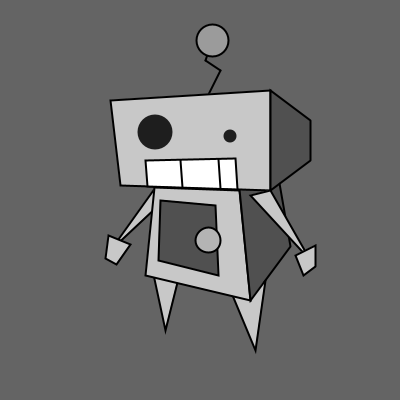
Frame 1 (no input)
Frame 60 (the mouse pressed at the canvas centre just before this capture): identical to frame 1, image omitted
Frame 120 (the mouse held since frame 60 and released just before this capture): identical to frame 1, image omitted

The Processing sketch that drew this single still picture (run headless with seeded random() and noise(); from frame 60 on, the mouse is pressed at the canvas centre):

// Processing sketch: processing_56717
// ── processing_56717.pde

int x = 10; //xposition
int y = 0; //yposition
int d = 15; //diameter
int l = 10; //leglength

void setup () {
  size(400, 400);
  smooth();
  strokeWeight(2);
}

void draw () {
stroke(0);
background(100);

//left arm
fill(200); //light grey
triangle(x+145, y+187, x+148, y+205, x+100, y+250); //arm
quad(x+98, y+235, x+120, y+244, x+106, y+264, x+95, y+258); //hand

//legs
triangle(x+140, y+260, x+160+l, y+270, x+155, y+320+l); //left 
triangle(x+230-l, y+290, x+255, y+280, x+245, y+340+l); //right

//body
fill(200); //light grey
quad(x+144, y+187, x+229, y+190, x+240, y+300, x+135, y+275); //main
fill(80); //dark grey
quad(x+229, y+189, x+265, y+160, x+280, y+246, x+240, y+300); //side
quad(x+150, y+200, x+205, y+205, x+208, y+275, x+148, y+260); //door
fill(180); //lighter grey
ellipse(x+198, y+240, d+10, d+10); //door handle

//antenna
line(x+190, y+110, x+210, y+70); //longest
line(x+210, y+70, x+195, y+60); //middle
line(x+195, y+60, x+199, y+48); //shortest
fill(155); //light grey
ellipse(x+202, y+40, d+17, d+17); //tip

//robot head
fill(200); //light grey
quad(x+100, y+100, x+260, y+90, x+260, y+190, x+110, y+185); //main
fill(80); //dark grey
quad(x+260, y+90, x+300, y+120, x+300, y+160, x+260, y+190); //side

//right arm
fill(200); //light grey
triangle(x+240, y+195, x+260, y+190, x+300, y+260); //arm
quad(x+285, y+255, x+305, y+245, x+305, y+266, x+293, y+275); //hand

//mouth
fill(255); //white
quad(x+135, y+160, x+225, y+158, x+227, y+189, x+137, y+186);
line(x+170, y+160, x+172, y+187); //teeth 1st line
line(x+208, y+159, x+210, y+188); //teeth 2nd line

//eyes
noStroke();
fill(30); //dark grey
ellipse(x+145, y+132, d-50, d-50); //right
ellipse(x+220, y+136, d-28, d-28); //left
}
